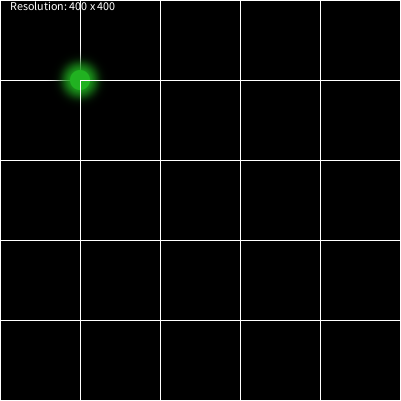
Frame 1 (no input)
Frame 60 (the mouse pressed at the canvas centre just before this capture): identical to frame 1, image omitted
Frame 120 (the mouse held since frame 60 and released just before this capture): identical to frame 1, image omitted

The Processing sketch that drew this single still picture (run headless with seeded random() and noise(); from frame 60 on, the mouse is pressed at the canvas centre):

// Processing sketch: LearningToProgram_02
// ── LearningToProgram_02.pde
import java.util.ArrayList;
import java.util.Collections;
import java.lang.Math;

int boxSize = 80;
int horizontal = 5;
int vertical = 5;
int grabberOffset = 50;

int screenSizeX;
int screenSizeY;

double grabDistance = 5;
Point grabbedPoint;
Point[][] gridPoints; 
color[] gridColors;

void setup()
{
    frameRate(300);
    screenSizeX = 400;
    screenSizeY = 400;
    grabbedPoint = new Point(0,0, new PGraphics());
    gridPoints = new Point[6][6];
    gridColors = new color[] { #FF46FF, #0402FF, #46FF01 };
    surface.setSize(screenSizeX + 1, screenSizeY + 1);
    strokeWeight(1);
    createPoints();
}

void draw()
{
    background(0);
    drawGrid();
    debugMode();
}

void drawGrid()
{
    stroke(255,255,255);
    Point p;
    
    for (int x = 0; x <= horizontal; ++x)
    {   
        for (int y = 0; y <= vertical; ++y) 
        {   
            p = gridPoints[x][y];

            if(p.up != null)
            {
                line(p.xPos, p.yPos, p.up.xPos, p.up.yPos);
            }

            if(p.down != null)
            {
                line(p.xPos, p.yPos, p.down.xPos, p.down.yPos);
            }

            if(p.left != null)
            {
                line(p.xPos, p.yPos, p.left.xPos, p.left.yPos);
            }

            if(p.right != null)
            {
                line(p.xPos, p.yPos, p.right.xPos, p.right.yPos);
            }

            drawGrabber(p);
        }
    }
}

void drawGrabber(Point point)
{   
    int xPos = point.xPos - grabberOffset;
    int yPos = point.yPos - grabberOffset;
    PGraphics grabber = point.grabber;

    image(grabber,xPos,yPos);
}

void debugMode()
{
    showResolution();
    //showMousePosition();
}

void showMousePosition()
{
    println("MouseX: " + mouseX + " MouseY: " + mouseY);
}

void showResolution()
{
    text(String.format("Resolution: %s x %s", screenSizeX, screenSizeY), 10, 10, 10);
}

void mousePressed()
{
    Point closestPoint = findClosestPoint(mouseX, mouseY);

    println("closest X: " + closestPoint.xPos);
    println("closest Y: " + closestPoint.yPos);

    double distanceToPoint = dist(mouseX, mouseY, closestPoint.xPos, closestPoint.yPos);

    if (grabDistance >= distanceToPoint){
        grabbedPoint = closestPoint;
    }
}

void mouseReleased()
{
    grabbedPoint = null;
}

void mouseDragged()
{   
    if (grabbedPoint != null){
        grabbedPoint.xPos = mouseX;
        grabbedPoint.yPos = mouseY;
    }
}

Point findClosestPoint(int xPos, int yPos)
{
    float closestDistance = 0;
    Point closestPoint = new Point(0,0, null);

    for (int x = 0; x < horizontal; ++x)
    {
        for (int y = 0; y <= vertical; ++y)
        {
            Point p = gridPoints[x] [y];
            float distance = dist(xPos, yPos, p.xPos, p.yPos);

            if (closestDistance == 0 || distance < closestDistance)
            {
                closestDistance = distance;
                closestPoint = p;
            }
            println(distance);
        }
    }
    return closestPoint;
}

void createPoints()
{
    //2 Runs, first to create points, second to join them.  
    for (int z = 0; z < 2; z++)
    {
        for (int x = 0; x <= screenSizeX; ++x)
        {
            for (int y = 0; y <= screenSizeY; ++y)
            {
                if (x % boxSize  == 0 && y % boxSize == 0)
                {
                    println("X: " + x);
                    println("Y: " + y);
                    int gridPosX = x / boxSize;
                    int gridPosY = y / boxSize;
                    println("gridX: " + gridPosX);
                    println("gridY: " + gridPosY);
                    if(z == 0)
                    {
                        // PGraphics grabber = 
                        gridPoints[gridPosX][gridPosY] = new Point(x, y, createGrabber(x, y));
                    }
                    if(z == 1)
                    {
                        if(gridPosY > 0)
                        {
                            gridPoints[gridPosX][gridPosY].up = gridPoints[gridPosX][gridPosY - 1];
                        }
                        if (gridPosY < vertical)
                        {
                            gridPoints[gridPosX][gridPosY].down = gridPoints[gridPosX][gridPosY + 1];
                        }
                        if(gridPosX > 0)
                        {
                            gridPoints[gridPosX][gridPosY].left = gridPoints[gridPosX - 1][gridPosY];
                        }
                        if(gridPosX < horizontal)
                        {
                            gridPoints[gridPosX][gridPosY].right = gridPoints[gridPosX + 1][gridPosY];
                        }
                    }
                }
            }
        }
    }
}

PGraphics createGrabber(int xPos, int yPos)
{
    PGraphics grabber = createGraphics(100, 100);

    println("grab X: " + xPos);
    println("grab Y: " + yPos);

    grabber.beginDraw();
    grabber.background(0,0,0,0);
    grabber.noFill();
    grabber.noStroke();  
    grabber.fill(33,178,33);
    grabber.ellipse(xPos - 30,yPos- 30,40,40);
    grabber.filter(BLUR, 6);
    grabber.fill(33,178,33);
    grabber.ellipse(xPos - 30,yPos -30,20,20);

    grabber.endDraw();
    
    return grabber;
}


// ── Grabber.pde
public class Grabber
{
    
    boolean isGrabbed;

    public Grabber()
    {
       isGrabbed = false;
    }
}
// ── Point.pde
public class Point{

    int xPos;
    int yPos;
    Point up;
    Point down;
    Point right;
    Point left;

    PGraphics grabber;

    public Point(int xPos, int yPos, PGraphics grabber){
        this.xPos = xPos;
        this.yPos = yPos;
        this.grabber = grabber;
    }
}
